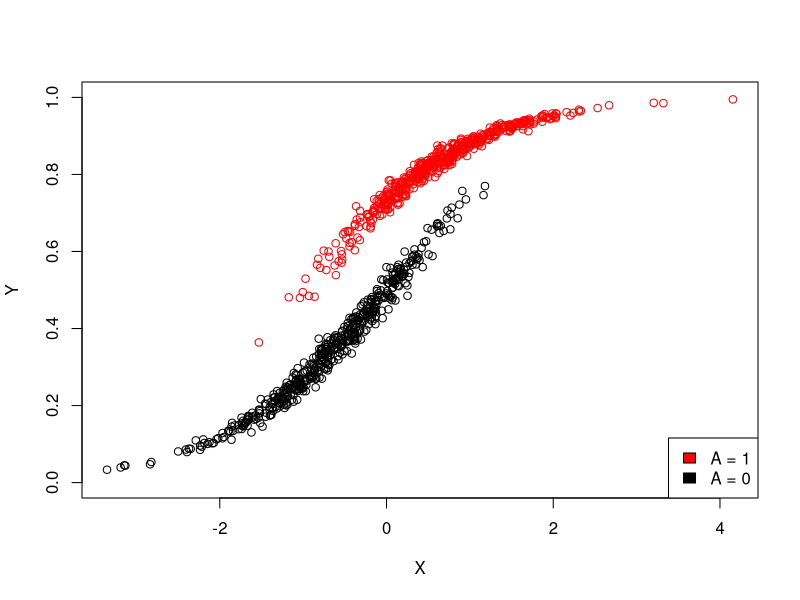
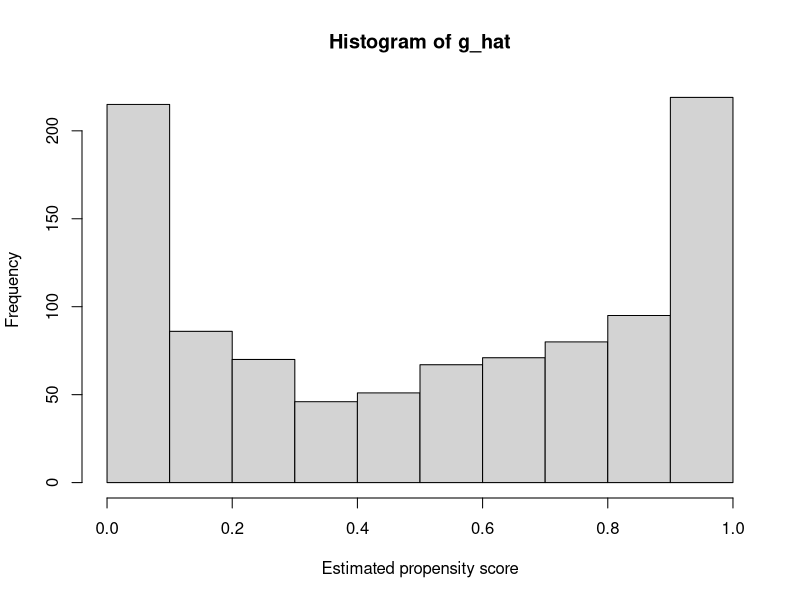
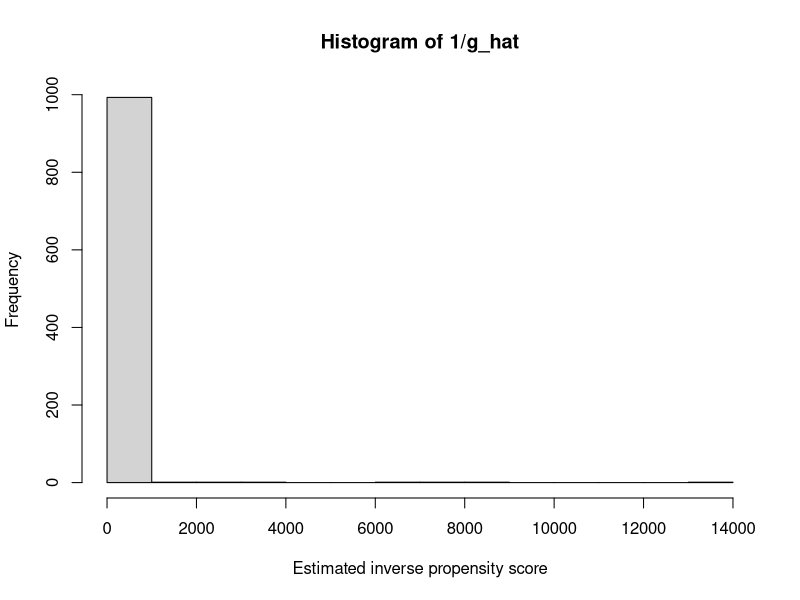
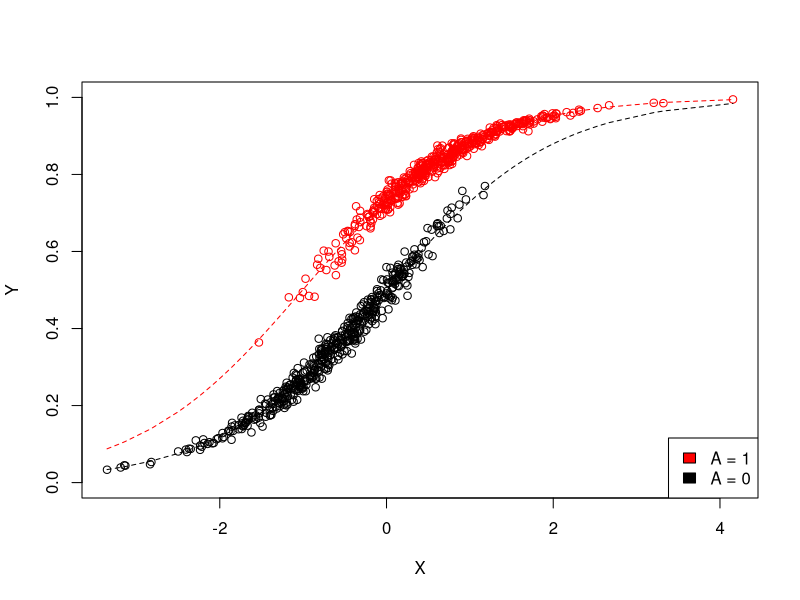

These figures' R source, in order:
library(tidyverse)

simulate <- function(N = 1e2, alpha = 1) {
  # Generate covariate
  X <- rnorm(N)
  
  # Generate treatment
  A <- rbinom(N, 1, plogis(alpha * X))
  
  # Generate counterfactual outcome
  # `plogis` is used to make sure that Y is in between 0 and 1
  Y0 <- plogis(rnorm(N, mean = X, sd = 0.1)) 
  Y1 <- plogis(rnorm(N, mean = X + 1, sd = 0.1)) 
  
  # Observed outcome
  Y <- ifelse(A == 1, Y1, Y0)
  
  data.frame(X, A, Y1, Y0, Y)
}

N <- 1000

# Higher values of alpha lead to more extreme positivity violations
alpha <- 3 

# Estimate the true average treatment effect by taking a very large
# sample and then taking the average difference between the counterfactual outcomes
true_ate <- with(simulate(1e5, alpha), mean(Y1 - Y0))
true_ate

# Generate data
set.seed(10019)
data <- simulate(N, alpha)

# Plot generated data
plot(data$X, data$Y, xlab = "X", ylab = "Y", col = ifelse(data$A == 1, "red", "black"), ylim = c(0, 1))
legend("bottomright", c("A = 1", "A = 0"), fill = c("red", "black"))

# Estimate propensity score model
g_model <- glm(A ~ X, data = data, family = "binomial")
g_hat   <- predict(g_model, type = "response")

# Plot estimated propensity scores
hist(g_hat, xlab = "Estimated propensity score")
hist(1 / g_hat, xlab = "Estimated inverse propensity score")

# Estimate outcome regression model
m_model <- glm(Y ~ A + X, data = data, family = "binomial")
m_hat   <- predict(m_model, type = "response")
m0_hat  <- predict(m_model, type = "response", newdata = mutate(data, A = 0))
m1_hat  <- predict(m_model, type = "response", newdata = mutate(data, A = 1))

# Plot outcome regression predictions
plot(data$X, data$Y, xlab = "X", ylab = "Y", col = ifelse(data$A == 1, "red", "black"), ylim = c(0, 1))
legend("bottomright", c("A = 1", "A = 0"), fill = c("red", "black"))
lines(data$X[order(data$X)], m1_hat[order(data$X)], col = "red", lty = 2)
lines(data$X[order(data$X)], m0_hat[order(data$X)], col = "black", lty = 2)

#
# Calculate IPTW, G-computation, and Augmented IPTW estimates
#

unadjusted <- with(data, mean(Y[A == 1]) - mean(Y[A == 0]))

iptw_weights <- with(data, (A == 1) / g_hat - (A == 0) / (1 - g_hat))
iptw <- mean(iptw_weights * data$Y)

gcomp <- mean(m1_hat - m0_hat)

aiptw <- with(data, mean(m1_hat - m0_hat + iptw_weights * (Y - m_hat)))


# Look at results
true_ate
unadjusted
iptw
gcomp
aiptw

# Form confidence interval

D <- with(data, m1_hat - m0_hat + iptw_weights * (Y - m_hat))
se <- sd(D) / sqrt(N)
ci <- aiptw + qnorm(c(0.025, 0.975)) * se
ci

#
# Targeted Minimum Loss-Based Estimation (TMLE)
#
clever1 <- with(data, A / g_hat)
clever0 <- with(data, -(1 - A) / (1 - g_hat))
clever  <- with(data, A / g_hat - (1 - A) / (1 - g_hat))

fluctuation_model <- glm(Y ~ -1 + clever + offset(qlogis(m_hat)), data = data, family = "binomial")
epsilon <- coef(fluctuation_model)

m1_star <- plogis(qlogis(m1_hat) + epsilon * clever1)
m0_star <- plogis(qlogis(m0_hat) + epsilon * clever0)
tmle <- mean(m1_star - m0_star)

true_ate
unadjusted
iptw
gcomp
aiptw
tmle
